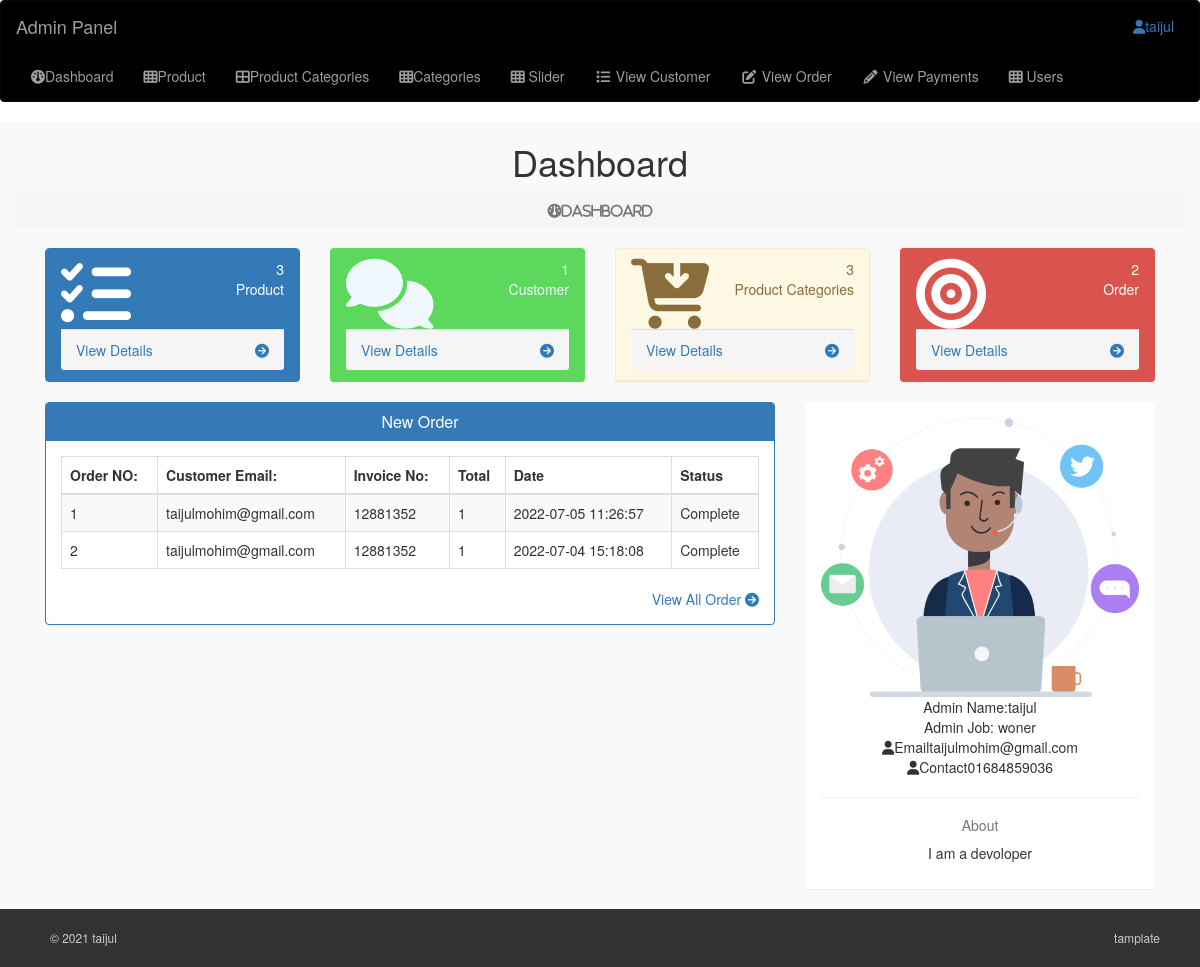
The page /admin_area/index.php?dashboard (signed in) on the database its author committed.
### tables this page shows
CREATE TABLE `customer_order` (
  `order_id` int(100) NOT NULL,
  `customer_id` int(100) NOT NULL,
  `product_id` int(100) NOT NULL,
  `due_amount` int(100) NOT NULL,
  `invoice_no` int(100) NOT NULL,
  `qty` int(100) NOT NULL,
  `size` text NOT NULL,
  `order_date` timestamp NOT NULL DEFAULT current_timestamp() ON UPDATE current_timestamp(),
  `order_status` text NOT NULL
);

CREATE TABLE `customer` (
  `customer_id` int(100) NOT NULL,
  `c_name` varchar(255) NOT NULL,
  `c_email` varchar(255) NOT NULL,
  `c_pass` varchar(255) NOT NULL,
  `c_area` text NOT NULL,
  `c_contact` varchar(255) NOT NULL,
  `c_address` text NOT NULL,
  `c_img` text NOT NULL,
  `c_ip` varchar(255) NOT NULL
);

### admin_area/dashboard.php (the view, shortened to what this page needs)
<?php
if(!isset($_SESSION['admin_email'])){
    echo"<script>window.open('login.php','_self')</script>";
}else{
?>
<div class="row">
    <div class="col-lg-12">
        <center>
            <h1>Dashboard</h1>
            <ol class="breadcrumb">
                <li class="active">
                   <i class="fa fa-dashboard">Dashboard</i>
                </li>
            </ol>
        </center>
    </div>
</div>
<center>
    <div class="row container">
        <div class="col-lg-3 col-md-6">
           <div class="panel panel-primary">
                <div class="panel-heading">
                    <div class="row">
                        <div class="col-xs-3">
                            <i  class='fa fa-tasks fa-5x'></i>
                        </div>
                        <div class="col-xs-9 text-right">
                                <div class="huge">
                                <?php echo $count_pro?>
                                </div>
                                <div>
                                    Product
                                </div>
                        </div>
                    </div>
                    <a href="index.php?view_product">
                        <div class="panel-footer">
                            <span class="pull-left">View Details</span>
                            <span class="pull-right">
                                <i class="fa fa-arrow-circle-right"></i>
                            </span>
                            <div class="clearfix"></div>
                        </div>
                    </a>
                </div>
           </div>
        </div>
    <div class="col-lg-3 col-md-6">
           <div class="panel" style="background: #5cd85c ; color:aliceblue">
                <div class="panel-heading">
                    <div class="row">
                        <div class="col-xs-3">
                        <i class="fa fa-comments fa-5x">
                        </i>
                        </div>
                        <div class="col-xs-9 text-right">
                                <div class="huge">
                                <?php echo  $count_cust?>
                                </div>
                                <div>
                                    Customer
                                </div>
                        </div>
                    </div>
                    <a href="index.php?view_Customer">
                        <div class="panel-footer">
                            <span class="pull-left">View Details</span>
                            <span class="pull-right">
                                <i class="fa fa-arrow-circle-right"></i>
                            </span>
                            <div class="clearfix"></div>
                        </div>
                    </a>
                </div>
           </div>
        </div>
    <div class="col-lg-3 col-md-6">
           <div class="panel panel-warning">
                <div class="panel-heading">
                    <div class="row">
                        <div class="col-xs-3">
                        <i class="fa-solid fa-cart-arrow-down fa-5x"></i>
                        </div>
                        <div class="col-xs-9 text-right">
                                <div class="huge">
                                <?php echo  $count_p?>
                                </div>
                                <div>
                                    Product Categories
                                </div>
                        </div>
                    </div>
                    <a href="index.php?view_product_cat">
                        <div class="panel-footer">
                            <span class="pull-left">View Details</span>
                            <span class="pull-right">
                                <i class="fa fa-arrow-circle-right"></i>
                            </span>
                            <div class="clearfix"></div>
                        </div>
                    </a>
                </div>
           </div>
        </div>
    <div class="col-lg-3 col-md-6">
           <div class="panel " style="background: #d9534f ; color:#fff">
                <div class="panel-heading">
                    <div class="row">
                        <div class="col-xs-3">
                        <i class="fa-solid fa-bullseye fa-5x"></i>
                        </div>
                        <div class="col-xs-9 text-right">
                                <div class="huge">
                                    <?php echo $count_o?>
                                </div>
                                <div>
                                    Order
                                </div>
                        </div>
                    </div>
                    <a href="index.php?view_order">
                        <div class="panel-footer">
                            <span class="pull-left">View Details</span>
                            <span class="pull-right">
                                <i class="fa fa-arrow-circle-right"></i>
                            </span>
                            <div class="clearfix"></div>
                        </div>
                    </a>
                </div>
           </div>
        </div>
    </div>
    <div class="row container">
        <div class="col-lg-8">
            <div class="panel panel-primary">
               <div class="panel-heading">
                <h3 class="panel-title">
                   <i class="fa fa-money fa-fw"></i>New Order
                </h3>
               </div>
               <div class="panel-body">
                <div class="table-responsive">
                    <table class="table table-bordered table-hover table-striped">
                        <thead>
                            <tr>
                                <th>Order NO:</th>
                                <th>Customer Email:</th>
                                <th>Invoice No:</th>
                                <th>Total</th>
                                <th>Date</th>
                                <th>Status</th>
                            </tr>
                        </thead>
                        <tbody>
                        <?php
                        $i=0;
                        $get_order="SELECT * FROM customer_order ORDER BY 1 DESC LIMIT 0,5";
                        $run_order=mysqli_query($con,$get_order);
                        while($row=mysqli_fetch_array($run_order)){
                            $customer_id=$row['customer_id'];
                            $invoice_on=$row['invoice_no'];
                            $qty=$row['qty'];
                            $date=$row['order_date'];
                            $stutas=$row['order_status'];
                            $i++
                        ?>
                            <tr>
                                <td><?php echo $i?></td>
                                <td><?php
                                $get_cust="SELECT * FROM customer WHERE customer_id='$customer_id'";
                                $query=mysqli_query($con,$get_cust);
                                $row=mysqli_fetch_array($query);
                                echo $customer_email=$row['c_email'];
                                ?>
                            </td>
                                <td><?php echo $invoice_on?></td>
                                <td><?php echo $qty?></td>
                                <td><?php echo $date ?></td>
                                <td><?php echo $stutas?></td>
                            </tr>
                            <?php }?>
                        </tbody>
                    </table>
                </div>
                <div class="text-right">
                    <a href="index.php?view_order">
                        View All Order <i class="fa fa-arrow-circle-right"></i>
                    </a>
                </div>
               </div>
            </div>
        </div>
      <div class="col-md-4">
            <div class="panel">
                <div class="panel-body">
                    <div class="thumb-info mb-md">
                        <img src="admin_images/<?php echo $admin_img?>"  style="border-radius: 15px;" class="rounded img-responsive" alt="">
                        <div class="thumb-info-title">
                            <span class="thumb-info-inner">Admin Name:<?php echo $admin_name?></span> <br>
                            <span class="thumb-info-type"> Admin Job: <?php echo $admin_job?></span>
                        </div>
                    </div>
                    <div class="mb-md">
                        <div class="widget-content-expanded">
                            <i class="fa fa-user"></i><span>Email</span><?php echo $admin_email?> <br>
                            <i class="fa fa-user"></i><span>Contact</span><?php echo $admin_contact?> <br>
                        </div>
                        <hr class="dotted short" >
                        <h5 class="text-muted">About</h5>
                        <p><?php echo $admin_about?></p>
                    </div>
                </div>
            </div>
      </div>
    </div>
</center>
<?php }?>

### admin_area/includes/sidebar.php (shortened to what this page needs)
<?php
if(!isset($_SESSION['admin_email'])){
    echo"<script>window.open('login.php','_self')</script>";
}else{
?>
<nav class="navbar navbar-inverse " style="background:black ;">
    <div class="navbar-header">
        <a href="index.php?dashboard" class="navbar-brand">Admin Panel</a>
    </div>
    <ul class="nav navbar-right top-nav">
        <li class="dropdown">
            <a href="#" class="dropdown-toggle" style="margin-right: 10px;" data-toggle="dropdown">
                <i class="fa fa-user"></i><?php echo $admin_name?>
            </a>
        </li>
    </ul>
    <div class="collapse  navbar-collapse navbar-ex1-collapse">
        <ul class="nav navbar-nav side-nav text-info">
            <li>
                <a href="index.php?dashboard">
                    <i class="fa fa-gauge"></i>Dashboard
                </a>
            </li>
            <li>
                <a href="#" data-toggle="collapse" data-target="#products">
                <i class="fa fa-table-cells"></i>Product
                </a>
            </li>
            <li>
                <a href="#" data-toggle="collapse" data-target="#cat">
                <i class="fa-solid fa-table-cells-large"></i>Product Categories
                </a>
            </li>
            <li>
                <a href="#" data-toggle="collapse" data-target="#categories">
                <i class="fa fa-table-cells"></i>Categories
                </a>
            </li>
            <li>
                <a href="#" data-toggle="collapse" data-target="#slider">
                <i class="fa fa-table-cells"></i>  Slider
                </a>
            </li>
            <li>
                <a href="index.php?view_customer">
                <i class="fa fa-fw fa-list"></i>  View Customer
                </a>
            </li>
            <li>
                <a href="index.php?view_order">
                <i class="fa fa-fw fa-edit"></i>  View Order
                </a>
            </li>
            <li>
                <a href="index.php?view_Payments">
                <i class="fa fa-fw fa-pencil"></i>  View Payments
                </a>
            </li>
            <li>
                <a href="#" data-toggle="collapse" data-target="#users">
                <i class="fa fa-table-cells"></i> Users
                </a>
            </li>
        </ul>
    </div>
</nav>
<?php }?>

### admin_area/css/style.css (style rules this page uses)
.top-nav { padding: 0 15px; }
.top-nav>li { display: inline-block; }
.top-nav>li>a { padding-top: 15px; padding-bottom: 15px; line-height: 20px; }

### rows shown on the page
customer_order: customer.c_email "taijulmohim@gmail.com", invoice_no "12881352", qty "1", order_date "2022-07-05 11:26:57", order_status "Complete"
customer_order: customer.c_email "taijulmohim@gmail.com", invoice_no "12881352", qty "1", order_date "2022-07-04 15:18:08", order_status "Complete"

### other values the page prints
$admin_name "taijul"
$count_pro "3"
$count_cust "1"
$count_p "3"
$count_o "2"
$admin_job "woner"
$admin_email "taijulmohim@gmail.com"
$admin_contact "01684859036"
$admin_about "I am a devoloper"
